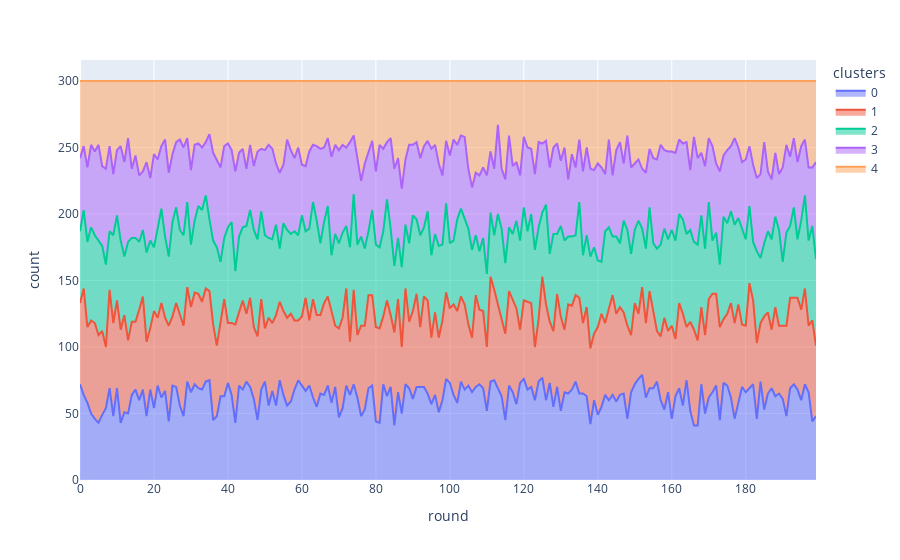

Source (notebook cell):
### Code cell
df = ca_flsc.groupby(["round", "algorithm", "imbalance", "imbalance_val", "clusters"]).size().reset_index().rename(columns={0: 'count'})
px.area(df.query("imbalance_val == 0.1"), x="round", y="count", color="clusters")

### Figure 1 — Plotly figure (JSON) as saved in the notebook; plotly's stock layout.template omitted (floating-point values rounded to 4 significant figures; data arrays with more than 128 entries replaced by an {"elided": "..."} marker saying what was removed)
{"data": [{"fillpattern": {"shape": ""}, "hovertemplate": "clusters=0<br>round=%{x}<br>count=%{y}<extra></extra>", "legendgroup": "0", "line": {"color": "#636efa"}, "marker": {"symbol": "circle"}, "mode": "lines", "name": "0", "orientation": "v", "showlegend": true, "stackgroup": "1", "type": "scatter", "x": {"elided": "200 int values"}, "xaxis": "x", "y": {"elided": "200 int values"}, "yaxis": "y"}, {"fillpattern": {"shape": ""}, "hovertemplate": "clusters=1<br>round=%{x}<br>count=%{y}<extra></extra>", "legendgroup": "1", "line": {"color": "#EF553B"}, "marker": {"symbol": "circle"}, "mode": "lines", "name": "1", "orientation": "v", "showlegend": true, "stackgroup": "1", "type": "scatter", "x": {"elided": "200 int values"}, "xaxis": "x", "y": {"elided": "200 int values"}, "yaxis": "y"}, {"fillpattern": {"shape": ""}, "hovertemplate": "clusters=2<br>round=%{x}<br>count=%{y}<extra></extra>", "legendgroup": "2", "line": {"color": "#00cc96"}, "marker": {"symbol": "circle"}, "mode": "lines", "name": "2", "orientation": "v", "showlegend": true, "stackgroup": "1", "type": "scatter", "x": {"elided": "200 int values"}, "xaxis": "x", "y": {"elided": "200 int values"}, "yaxis": "y"}, {"fillpattern": {"shape": ""}, "hovertemplate": "clusters=3<br>round=%{x}<br>count=%{y}<extra></extra>", "legendgroup": "3", "line": {"color": "#ab63fa"}, "marker": {"symbol": "circle"}, "mode": "lines", "name": "3", "orientation": "v", "showlegend": true, "stackgroup": "1", "type": "scatter", "x": {"elided": "200 int values"}, "xaxis": "x", "y": {"elided": "200 int values"}, "yaxis": "y"}, {"fillpattern": {"shape": ""}, "hovertemplate": "clusters=4<br>round=%{x}<br>count=%{y}<extra></extra>", "legendgroup": "4", "line": {"color": "#FFA15A"}, "marker": {"symbol": "circle"}, "mode": "lines", "name": "4", "orientation": "v", "showlegend": true, "stackgroup": "1", "type": "scatter", "x": {"elided": "200 int values"}, "xaxis": "x", "y": {"elided": "200 int values"}, "yaxis": "y"}], "layout": {"autosize": true, "legend": {"title": {"text": "clusters"}, "tracegroupgap": 0}, "margin": {"t": 60}, "xaxis": {"anchor": "y", "autorange": true, "domain": [0, 1], "range": [0, 199], "title": {"text": "round"}, "type": "linear"}, "yaxis": {"anchor": "x", "autorange": true, "domain": [0, 1], "range": [0, 315.8], "title": {"text": "count"}, "type": "linear"}}}
